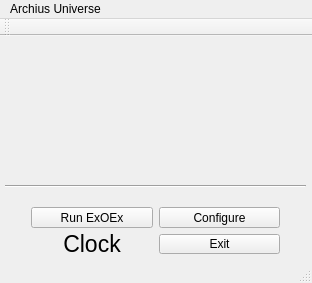
<?xml version="1.0" encoding="UTF-8"?>
<ui version="4.0">
 <class>MainWindow</class>
 <widget class="QMainWindow" name="MainWindow">
  <property name="geometry">
   <rect>
    <x>0</x>
    <y>0</y>
    <width>312</width>
    <height>283</height>
   </rect>
  </property>
  <property name="windowTitle">
   <string>MainWindow</string>
  </property>
  <widget class="QWidget" name="centralWidget">
   <widget class="QLabel" name="label_picture">
    <property name="geometry">
     <rect>
      <x>30</x>
      <y>20</y>
      <width>250</width>
      <height>110</height>
     </rect>
    </property>
    <property name="text">
     <string/>
    </property>
   </widget>
   <widget class="Line" name="line">
    <property name="geometry">
     <rect>
      <x>5</x>
      <y>140</y>
      <width>301</width>
      <height>20</height>
     </rect>
    </property>
    <property name="orientation">
     <enum>Qt::Horizontal</enum>
    </property>
   </widget>
   <widget class="QWidget" name="">
    <property name="geometry">
     <rect>
      <x>20</x>
      <y>160</y>
      <width>271</width>
      <height>69</height>
     </rect>
    </property>
    <layout class="QGridLayout" name="gridLayout">
     <item row="0" column="0">
      <widget class="QPushButton" name="pushButton_run">
       <property name="text">
        <string>Run ExOEx</string>
       </property>
      </widget>
     </item>
     <item row="0" column="1">
      <widget class="QPushButton" name="pushButton_configure">
       <property name="text">
        <string>Configure</string>
       </property>
      </widget>
     </item>
     <item row="1" column="1">
      <widget class="QPushButton" name="pushButton_exit">
       <property name="text">
        <string>Exit</string>
       </property>
      </widget>
     </item>
     <item row="1" column="0">
      <widget class="QLabel" name="label_clock">
       <property name="font">
        <font>
         <pointsize>17</pointsize>
         <weight>50</weight>
         <bold>false</bold>
        </font>
       </property>
       <property name="text">
        <string>Clock</string>
       </property>
       <property name="alignment">
        <set>Qt::AlignCenter</set>
       </property>
      </widget>
     </item>
    </layout>
   </widget>
  </widget>
  <widget class="QMenuBar" name="menuBar">
   <property name="geometry">
    <rect>
     <x>0</x>
     <y>0</y>
     <width>312</width>
     <height>22</height>
    </rect>
   </property>
   <widget class="QMenu" name="menuArchius_Universe">
    <property name="title">
     <string>Archius Universe</string>
    </property>
   </widget>
   <addaction name="menuArchius_Universe"/>
  </widget>
  <widget class="QToolBar" name="mainToolBar">
   <attribute name="toolBarArea">
    <enum>TopToolBarArea</enum>
   </attribute>
   <attribute name="toolBarBreak">
    <bool>false</bool>
   </attribute>
  </widget>
  <widget class="QStatusBar" name="statusBar"/>
 </widget>
 <layoutdefault spacing="6" margin="11"/>
 <resources/>
 <connections>
  <connection>
   <sender>pushButton_exit</sender>
   <signal>clicked()</signal>
   <receiver>MainWindow</receiver>
   <slot>close()</slot>
   <hints>
    <hint type="sourcelabel">
     <x>326</x>
     <y>267</y>
    </hint>
    <hint type="destinationlabel">
     <x>349</x>
     <y>243</y>
    </hint>
   </hints>
  </connection>
 </connections>
</ui>
